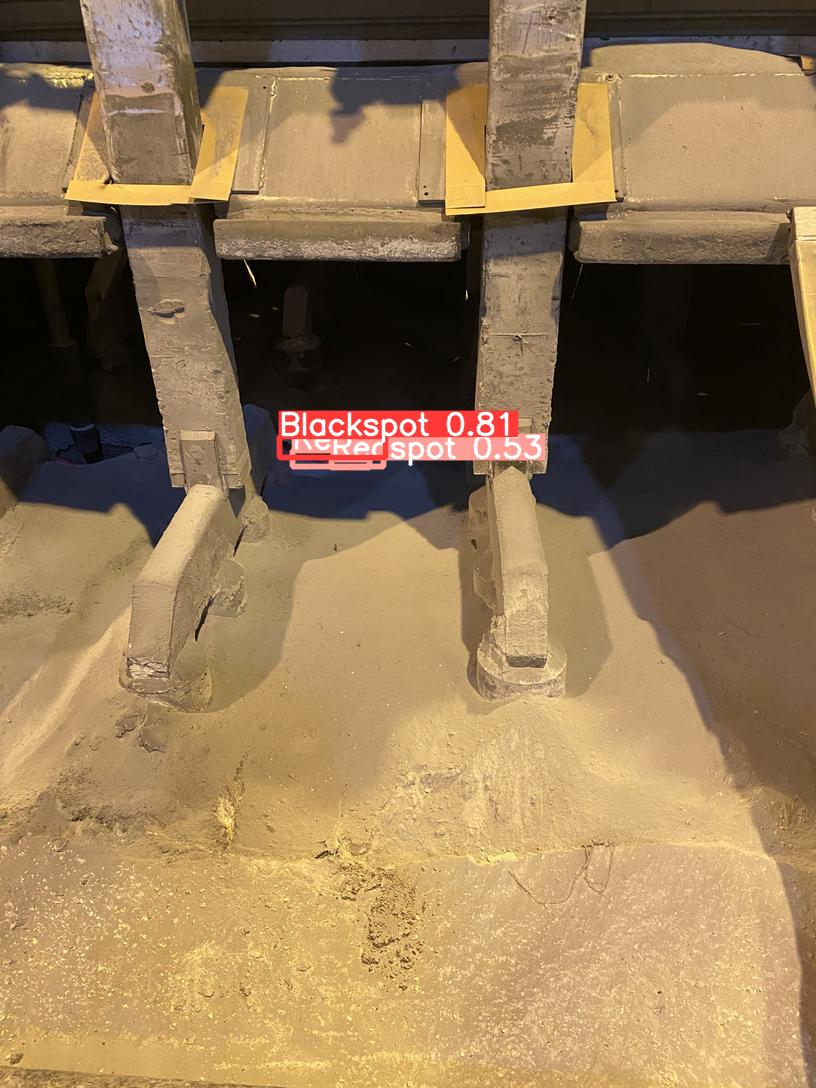
#> input picture runs/detect/exp189/IMG_3260.jpg, 816 x 1088 px, found by its file name
$ python ColourPicker.py
#> lines starting #> are read from the running program, lines starting #| are printed output that depends on the picture; after the words box and inside, x2 and y2 are one past the last pixel; in counts of white or black regions, pixels touching at a corner belong together
import  cv2
import numpy  as  np


def empty(a): # empty function for trackbars
    pass

def stackImages(scale, imgArray): # see ch6 for explanation
    rows = len(imgArray)
    cols = len(imgArray[0])
    rowsAvailable = isinstance(imgArray[0], list)
    width = imgArray[0][0].shape[1]
    height = imgArray[0][0].shape[0]
    if rowsAvailable:
        for x in range ( 0, rows):
            for y in range(0, cols):
                if imgArray[x][y].shape[:2] == imgArray[0][0].shape [:2]:
                    imgArray[x][y] = cv2.resize(imgArray[x][y], (0, 0), None, scale, scale)
                else:
                    imgArray[x][y] = cv2.resize(imgArray[x][y], (imgArray[0][0].shape[1], imgArray[0][0].shape[0]), None, scale, scale)
                if len(imgArray[x][y].shape) == 2: imgArray[x][y]= cv2.cvtColor(imgArray[x][y], cv2.COLOR_GRAY2BGR)
        imageBlank = np.zeros((height, width, 3), np.uint8)
        hor = [imageBlank]*rows
        hor_con = [imageBlank]*rows
        for x in range(0, rows):
            hor[x] = np.hstack(imgArray[x])
        ver = np.vstack(hor)
    else:
        for x in range(0, rows):
            if imgArray[x].shape[:2] == imgArray[0].shape[:2]:
                imgArray[x] = cv2.resize(imgArray[x], (0, 0), None, scale, scale)
            else:
                imgArray[x] = cv2.resize(imgArray[x], (imgArray[0].shape[1], imgArray[0].shape[0]), None, scale, scale)
            if len(imgArray[x].shape) == 2: imgArray[x] = cv2.cvtColor(imgArray[x], cv2.COLOR_GRAY2BGR)
        hor= np.hstack(imgArray)
        ver=hor
    return ver

#path = 'resources/Full_Image_set/IMG_7434.jpg'
#path = 'resources/Full_Image_set/IMG_3282.jpg'
#path = 'resources/Full_Image_set/IMG_7428.jpg'
path = 'resources/Full_Image_set/IMG_3260.jpg'


cv2.namedWindow('TrackBars') # create a window for trackbars
cv2.resizeWindow('TrackBars', 640, 240) # resize the window to 640x240

#""""""""""""""""""""""""""""""""""""""""""""""""""""""""""""""""""""""""""""
# "Important! Define these values FIRST.
# find the values for your image using the trackbars. and then place them here.
#""""""""""""""""""""""""""""""""""""""""""""""""""""""""""""""""""""""""""""

cv2.createTrackbar('Hue Min', 'TrackBars', 165, 179, empty)
cv2.createTrackbar('Hue Max', 'TrackBars', 179, 179, empty)
cv2.createTrackbar('Sat Min', 'TrackBars',119, 255, empty)
cv2.createTrackbar('Sat Max', 'TrackBars', 255, 255, empty)
cv2.createTrackbar('Val Min', 'TrackBars', 41, 255, empty)
cv2.createTrackbar('Val Max', 'TrackBars', 243, 255, empty)

while True: # create a loop to keep the trackbars open
    img = cv2.imread(path)
#> img is the input picture: shape (1088, 816, 3); mean B, G, R 85.9, 121.9, 149.2
    imgHSV = cv2.cvtColor(img, cv2.COLOR_BGR2HSV)       # convert the image to HSV
#> imgHSV: shape (1088, 816, 3); mean H, S, V 26.3, 111.7, 149.9
    h_min = cv2.getTrackbarPos('Hue Min', 'TrackBars')  # get the value of the trackbar each time it moves
    h_max = cv2.getTrackbarPos('Hue Max', 'TrackBars')
    s_min = cv2.getTrackbarPos('Sat Min', 'TrackBars')
    s_max = cv2.getTrackbarPos('Sat Max', 'TrackBars')
    v_min = cv2.getTrackbarPos('Val Min', 'TrackBars')
    v_max = cv2.getTrackbarPos('Val Max', 'TrackBars')
    print(h_min, h_max,s_min,s_max,v_min, v_max)        # prints the values to the consol

    lower = np.array([h_min, s_min, v_min])             # create an array with the lower values
    upper = np.array([h_max, s_max, v_max])             # create an array with the upper values
    mask = cv2.inRange(imgHSV, lower, upper)            # create a mask with the lower and upper values
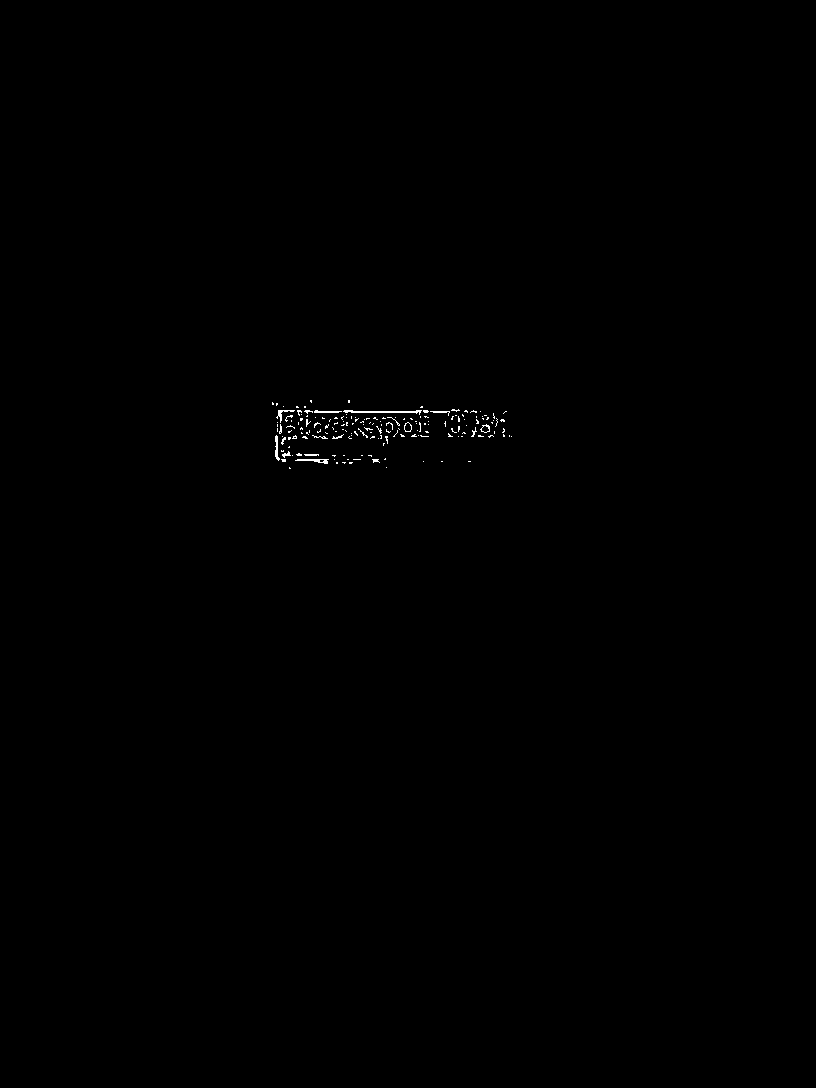
#> mask: shape (1088, 816); 0.18% white in thin lines or dots, all inside (x1, y1, x2, y2) = (272, 400, 512, 469)
    imgResult = cv2.bitwise_and(img, img, mask=mask)    # create a new image with the mask

    contours, _ = cv2.findContours(mask, cv2.RETR_EXTERNAL, cv2.CHAIN_APPROX_SIMPLE) # find the contours
#> contours = 172 contours, 165 with area under 20; largest, box (x1, y1, x2, y2) and area: (343, 410, 422, 415) 87, (295, 459, 329, 464) 56, (404, 422, 412, 432) 52, (480, 424, 490, 433) 49, (275, 435, 280, 461) 42, (276, 410, 295, 423) 32, (314, 410, 342, 413) 28


    for cnt in contours: # loop through the contours
        x, y, w, h = cv2.boundingRect(cnt) # get the x, y, width and height of the contour
        cv2.rectangle(img, (x, y), (x + w, y + h), (0, 255, 0), 2) # draw a rectangle around the contour
#> this loop made 172 passes
#> (x, y, w, h) on passes 1, 8, 9: (386, 467, 1, 1), (423, 461, 1, 1), (372, 459, 8, 4)
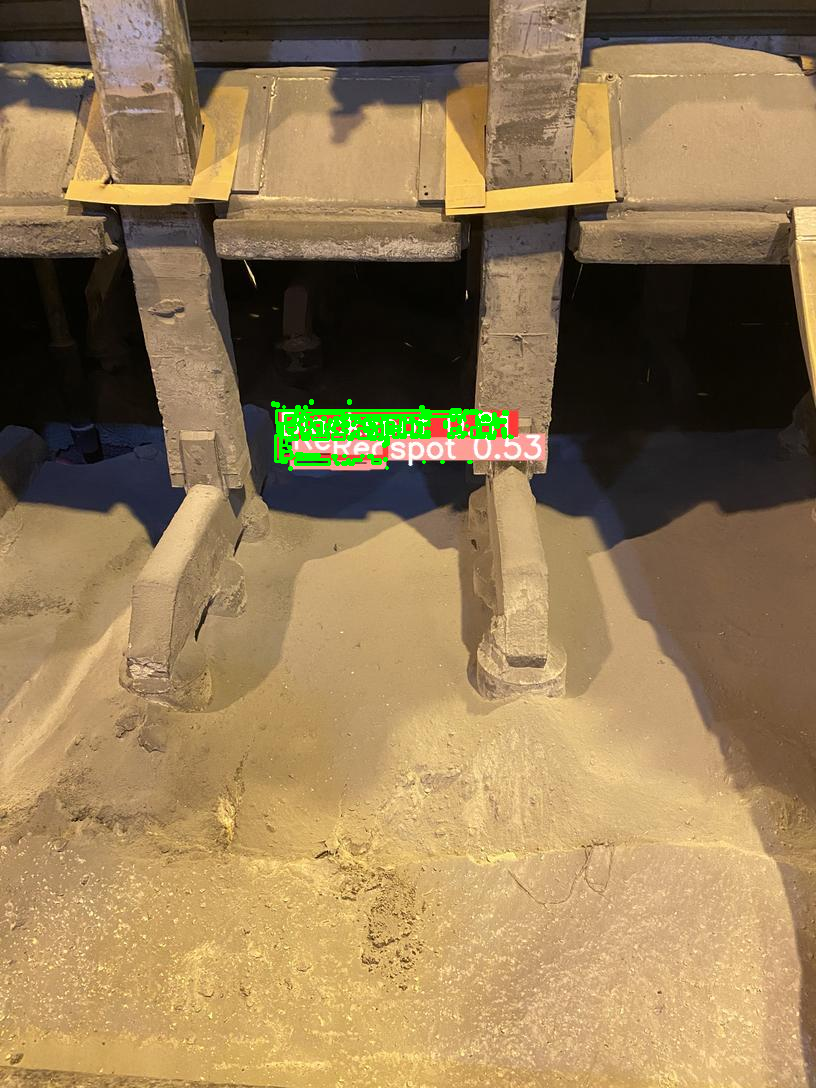
#> img: shape (1088, 816, 3); 0.72% of pixels changed, all inside (x1, y1, x2, y2) = (271, 399, 514, 471)
    # cv2.imshow('Original', img)                       # show the original image, ect.
    # cv2.imshow("HSV", imgHSV)
    # cv2.imshow("Mask", mask)
    # cv2.imshow("Result", imgResult)


    imgStack = stackImages(.2, ([img, imgHSV, mask]))
#> in stackImages, `rows = len(imgArray)`: rows = 3
#> in stackImages, `cols = len(imgArray[0])`: cols = 1088
#> in stackImages, `rowsAvailable = isinstance(imgArray[0], list)`: rowsAvailable = False
#> after the loop in stackImages, `for x in range(0, rows):`: imgArray = 3 items
#> in stackImages, `hor= np.hstack(imgArray)`:
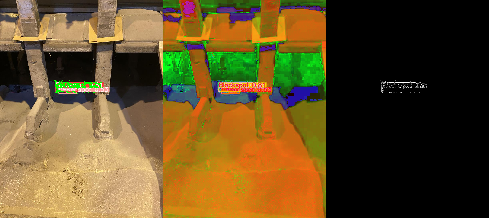
#> hor: shape (218, 489, 3); mean of channels 0, 1, 2 37.4, 78.4, 99.4; drawn as B, G, R
    cv2.imshow("Stacked Images", imgStack)
    # cv2.imshow('Original', img)


    cv2.waitKey(1)                                       # wait for 1ms, CRUCIAL while in a loop, otherwise it will freeze.

$ run again, with Resources/Full_Image_set/IMG_7428.jpg copied over runs/detect/exp189/IMG_3260.jpg
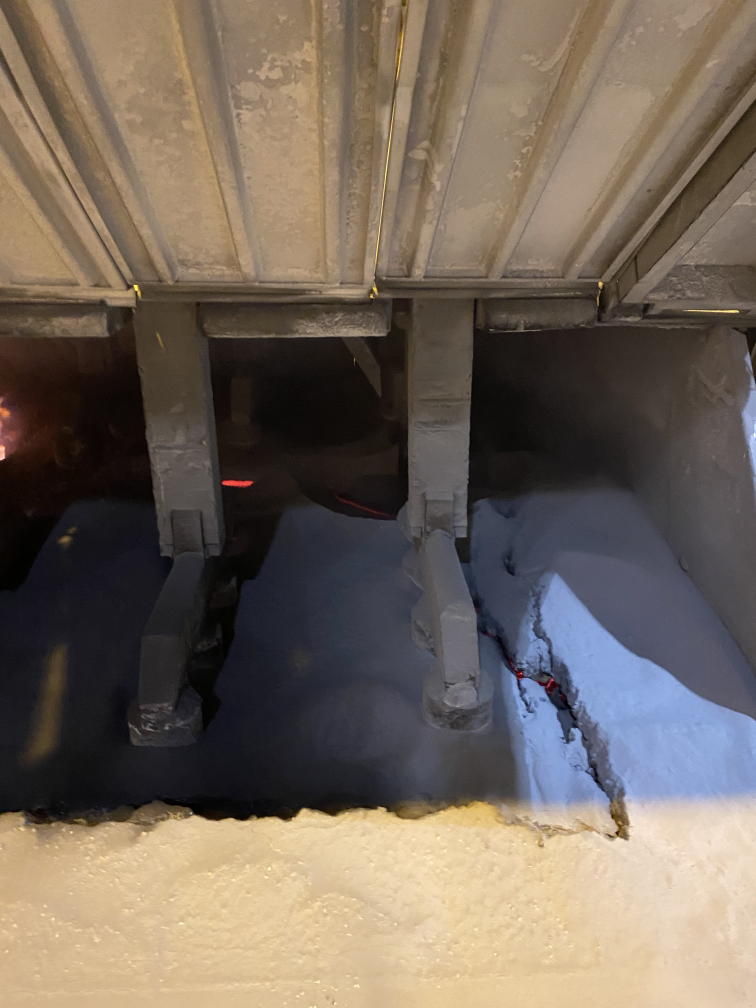
#> input picture Resources/Full_Image_set/IMG_7428.jpg, 3024 x 4032 px, found by its file name (shown at 1/4 size)
#> img is the input picture: shape (4032, 3024, 3); mean B, G, R 91.8, 103.3, 115.4
#> imgHSV: shape (4032, 3024, 3); mean H, S, V 45.5, 72.1, 120.8
#> `mask = cv2.inRange(imgHSV, lower, upper)`:
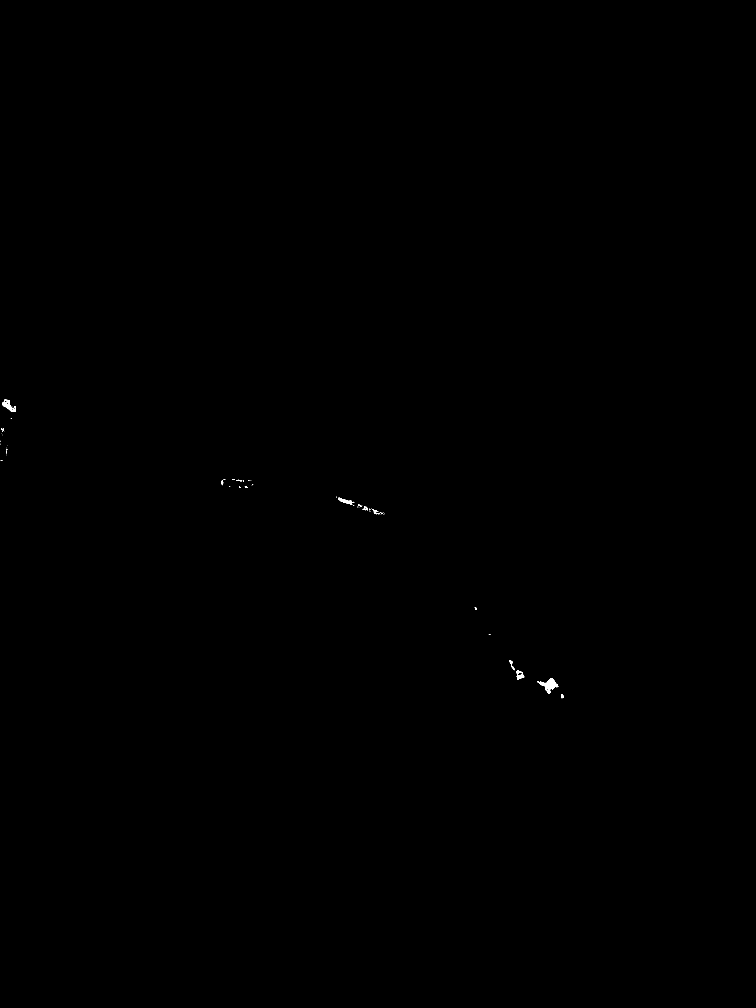
#> mask: shape (4032, 3024) (shown at 1/4 size); 0.04% white; 99 white regions (81 under 20 px)
#> contours = 99 contours, 86 with area under 20; largest, box (x1, y1, x2, y2) and area: (2149, 2713, 2234, 2775) 1742, (2065, 2680, 2097, 2718) 682, (11, 1600, 64, 1648) 670, (1352, 1991, 1417, 2020) 573, (2038, 2640, 2058, 2681) 162
#> the loop `for cnt in contours:` made 99 passes
#> (x, y, w, h) on passes 1, 2, 3, 4, 5, 6, 8, 9: (2244, 2778, 10, 15), (2149, 2713, 85, 62), (2065, 2680, 32, 38), (2038, 2640, 20, 41), (1955, 2536, 7, 4), (1899, 2429, 9, 11), (1524, 2056, 1, 1), (1522, 2056, 1, 1)
#> rows = 3
#> cols = 4032
#> rowsAvailable = False
#> after the loop in stackImages, `for x in range(0, rows):`: imgArray = 3 items
#> in stackImages, `hor= np.hstack(imgArray)`:
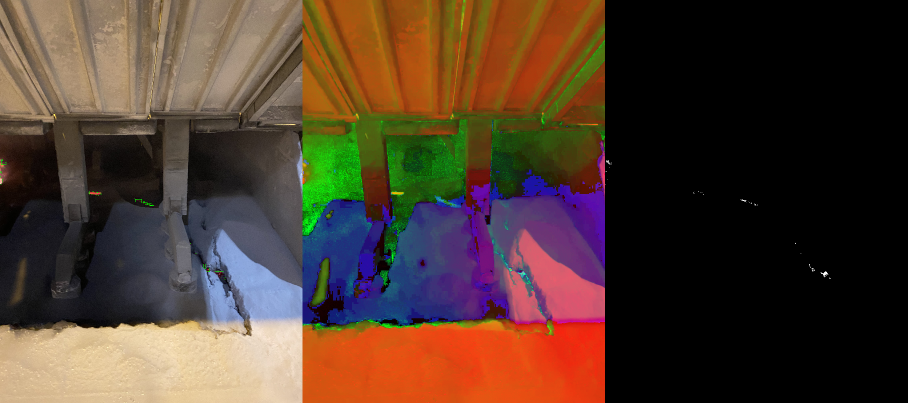
#> hor: shape (806, 1815, 3) (shown at 1/2 size); mean of channels 0, 1, 2 45.8, 58.5, 78.7; drawn as B, G, R
